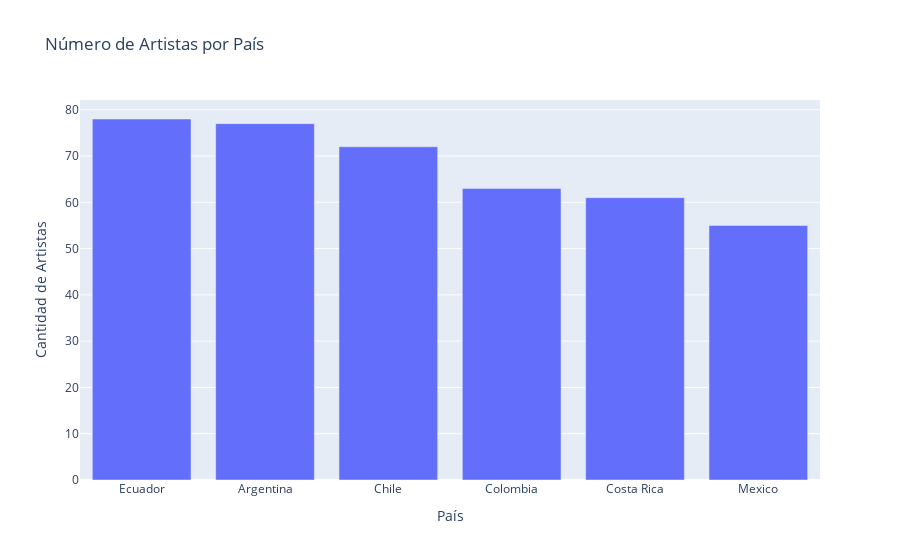

Notebook code cell kept with this figure:
### Markdown cell above
# Gráfica y representación de la consulta 4
En esta sección, se presenta la gráfica de lineas a partir de los datos obtenidos de la consulta 4. Analiza la diversidad musical de cada país en términos de atributos como acousticness, instrumentalness, y danceability, junto con la cantidad de artistas que contribuyen a esa diversidad.

### Code cell
try:
    # Conexión a la base de datos
    connection = psycopg2.connect(
        host='localhost',
        user='postgres',  # Reemplaza con tu usuario de la base de datos
        password='2I@@`7ao*3}*',  # Reemplaza con tu contraseña
        database='proyecto'
    )
    print("Conexión exitosa")
    
    # Crear un cursor
    cursor = connection.cursor()
    
    t_consulta4 = "SELECT p.nombre AS pais, COUNT(DISTINCT a.artista_id) AS cantidad_artistas, AVG(c.acousticness) AS promedio_acousticness, AVG(c.instrumentalness) AS promedio_instrumentalness, STDDEV(c.danceability) AS desviacion_danceability, STDDEV(c.energy) AS desviacion_energy FROM Rankings r JOIN Canciones c ON r.spotify_id = c.spotify_id JOIN Paises p ON r.pais_codigo = p.pais_codigo JOIN Cancion_Artista ca ON c.spotify_id = ca.spotify_id JOIN Artistas a ON ca.artista_id = a.artista_id GROUP BY p.nombre ORDER BY cantidad_artistas DESC, p.nombre;"

    # Ejecutar la consulta
    cursor.execute(t_consulta4)
    rows = cursor.fetchall()

    # Crear un DataFrame
    df = pd.DataFrame(rows, columns=['pais', 'cantidad_artistas', 'promedio_acousticness', 'promedio_instrumentalness', 'desviacion_danceability', 'desviacion_energy'])

    # Generar el gráfico de barras
    fig = px.bar(
        df,
        x='pais',
        y='cantidad_artistas',
        title='Número de Artistas por País',
        labels={
            'cantidad_artistas': 'Cantidad de Artistas',
            'pais': 'País'
        }
    )

    # Mostrar el gráfico
    fig.show()
except Exception as error:
    print("Error al conectar o ejecutar la consulta:", error)
finally:
    if connection:
        cursor.close()
        connection.close()
        print("Conexión cerrada")

### Figure 1 — Plotly figure (JSON) as saved in the notebook; plotly's stock layout.template omitted (floating-point values rounded to 4 significant figures)
{"data": [{"alignmentgroup": "True", "hovertemplate": "País=%{x}<br>Cantidad de Artistas=%{y}<extra></extra>", "legendgroup": "", "marker": {"color": "#636efa", "pattern": {"shape": ""}}, "name": "", "offsetgroup": "", "orientation": "v", "showlegend": false, "textposition": "auto", "type": "bar", "x": ["Ecuador", "Argentina", "Chile", "Colombia", "Costa Rica", "Mexico"], "xaxis": "x", "y": [78, 77, 72, 63, 61, 55], "yaxis": "y"}], "layout": {"barmode": "relative", "legend": {"tracegroupgap": 0}, "title": {"text": "Número de Artistas por País"}, "xaxis": {"anchor": "y", "domain": [0, 1], "title": {"text": "País"}}, "yaxis": {"anchor": "x", "domain": [0, 1], "title": {"text": "Cantidad de Artistas"}}}}
